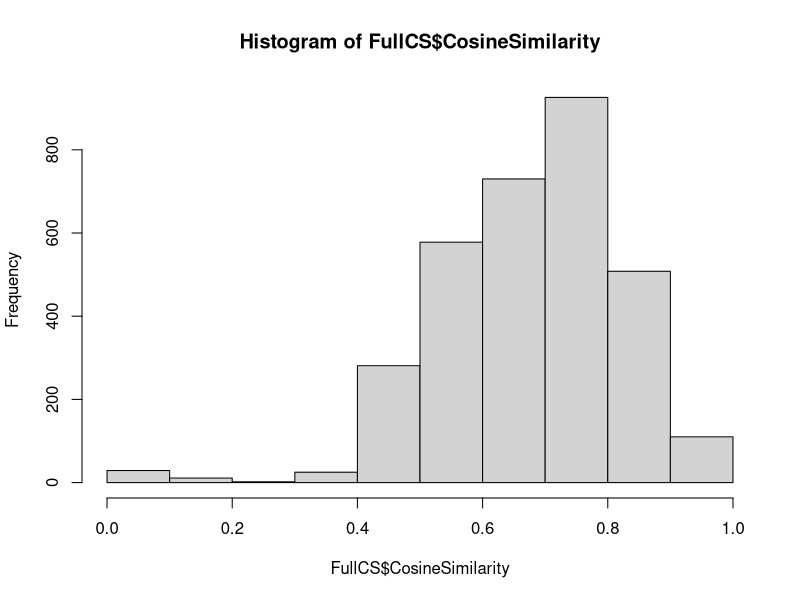
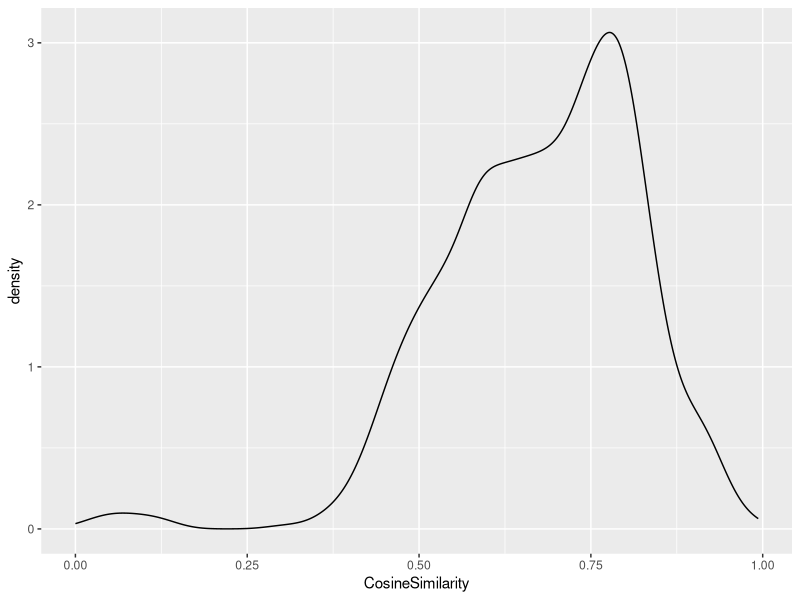

Write the R code that produced these figures, in order.
## ---- chunk 1
knitr::opts_chunk$set(echo = TRUE)
## ---- chunk 2
library(tidyverse)
library(MASS)
library(broom)

Race <- read.csv("Dataframes/BERT_base_uncased_Race.csv")
Gender <- read.csv("Dataframes/BERT_base_uncased_Gender.csv")
Career <- read.csv("Dataframes/BERT_base_uncased_Career.csv")
Race$Race <- factor(Race$Race, levels = c("White", "Chinese", "Latinx", "Black"))

refRace <- "White"
Race$Race <- relevel(factor(Race$Race), ref = refRace)
Race_P <- Race %>%
  filter(Good_or_Bad == "Good")
Race_U <- Race %>%
  filter(Good_or_Bad == "Bad")

#########################
# Min-Max Normalization #
#########################

# Example datasets
cosine_similarities_1 <- Race_P$CosineSimilarity
cosine_similarities_2 <- Race_U$CosineSimilarity
cosine_similarities_3 <- Gender$CosineSimilarity
cosine_similarities_4 <- Career$CosineSimilarity

# Combine the datasets into a matrix
cosine_matrix <- cbind(cosine_similarities_1, cosine_similarities_2, cosine_similarities_3, cosine_similarities_4)

# Find the overall minimum and maximum values
min_value <- min(cosine_matrix)
max_value <- max(cosine_matrix)

# Apply min-max normalization
min_max_normalized <- (cosine_matrix - min_value) / (max_value - min_value)

# Replace the original datasets with normalized values
Race_P$CosineSimilarity <- min_max_normalized[, 1]
Race_U$CosineSimilarity <- min_max_normalized[, 2]
Gender$CosineSimilarity <- min_max_normalized[, 3]
Career$CosineSimilarity <- min_max_normalized[, 4]
#Sample for Presentation
write.csv(Gender, "Dataframes/Gender_Normalized.csv")

# Reference Factors and Splitting other data sets for analysis


refGender <- "M"
Gender$Gender <- relevel(factor(Gender$Gender), ref = refGender)
Career$Gender <- relevel(factor(Career$Gender), ref = refGender)

Gender_P <- Gender %>%
  filter(Good_or_Bad == "Good")
Gender_U <- Gender %>%
  filter(Good_or_Bad == "Bad")

Career_S <- Career %>%
  filter(STEM == "Yes")
Career_N <- Career %>%
  filter(STEM == "No")

########################
# Analysis of Variance #
########################

#Race
RacePANOVA <- aov(CosineSimilarity ~ Race, data = Race_P)
tukey_PR <- TukeyHSD(RacePANOVA)
RacePANOVA
tukey_PR

RaceUANOVA <- aov(CosineSimilarity ~ Race, data = Race_U)
tukey_UR <- TukeyHSD(RaceUANOVA)
RaceUANOVA
tukey_UR

#Gender
GenderPANOVA <- aov(CosineSimilarity ~ Gender, data = Gender_P)
tukey_PG <- TukeyHSD(GenderPANOVA)
GenderPANOVA
tukey_PG

GenderUANOVA <- aov(CosineSimilarity ~ Gender, data = Gender_U)
tukey_UG <- TukeyHSD(GenderUANOVA)
GenderUANOVA
tukey_UG

#Career
CareerSANOVA <- aov(CosineSimilarity ~ Gender, data = Career_S)
tukey_SC <- TukeyHSD(CareerSANOVA)
CareerSANOVA
tukey_SC

CareerNANOVA <- aov(CosineSimilarity ~ Gender, data = Career_N)
tukey_NC <- TukeyHSD(CareerNANOVA)
CareerNANOVA
tukey_NC

##########
# T-Test #
##########

#Race
#Pleasant Words
WhiteP <- Race_P %>%
  filter(Race == "White")
OtherP <- Race_P %>%
  filter(Race != "White")
t_raceP <- t.test(WhiteP$CosineSimilarity, OtherP$CosineSimilarity)
t_raceP

#Individual races compared to White with Pleasant Words
list = list('Black','Latinx','Chinese')
for (i in list){
  t_test_P_result <- t.test(WhiteP$CosineSimilarity, subset(OtherP, Race == i)$CosineSimilarity)
  print(t_test_P_result)
}

#Unpleasant Words
WhiteU <- Race_U %>%
  filter(Race == "White")
OtherU <- Race_U %>%
  filter(Race != "White")
t_raceU <- t.test(WhiteU$CosineSimilarity, OtherU$CosineSimilarity)
t_raceU

#Individual races compared to White with Pleasant Words
list = list('Black','Latinx','Chinese')
for (i in list){
  t_test_U_result <- t.test(WhiteU$CosineSimilarity, subset(OtherU, Race == i)$CosineSimilarity)
  print(t_test_U_result)
}

#Gender
MaleP <- Gender_P %>%
  filter(Gender == "M")
FemaleP <- Gender_P %>%
  filter(Gender == "F")
t_genderP <- t.test(MaleP$CosineSimilarity, FemaleP$CosineSimilarity)
t_genderP

MaleU <- Gender_U %>%
  filter(Gender == "M")
FemaleU <- Gender_U %>%
  filter(Gender == "F")
t_genderU <- t.test(MaleU$CosineSimilarity, FemaleU$CosineSimilarity)
t_genderU

#Career
MaleS <- Career_S %>%
  filter(Gender == "M")
FemaleS <- Career_S %>%
  filter(Gender == "F")
t_careerS <- t.test(MaleS$CosineSimilarity, FemaleS$CosineSimilarity)
t_careerS

MaleN <- Career_N %>%
  filter(Gender == "M")
FemaleN <- Career_N %>%
  filter(Gender == "F")
t_careerN <- t.test(MaleN$CosineSimilarity, FemaleN$CosineSimilarity)
t_careerN

##############
# Regression #
##############

#Race
RacePCoeff <- lm(CosineSimilarity ~ Race, data = Race_P)
summary(RacePCoeff)
tidy_output <- tidy(RacePCoeff)
write.csv(tidy_output, "Dataframes/BERT_base_uncased_lm_RaceP.csv", row.names = FALSE)

RaceUCoeff <- lm(CosineSimilarity ~ Race, data = Race_U)
summary(RaceUCoeff)
tidy_output <- tidy(RaceUCoeff)
write.csv(tidy_output, "Dataframes/BERT_base_uncased_lm_RaceU.csv", row.names = FALSE)

#Gender
GenderPCoeff <- lm(CosineSimilarity ~ Gender, data = Gender_P)
summary(GenderPCoeff)
tidy_output <- tidy(GenderPCoeff)
write.csv(tidy_output, "Dataframes/BERT_base_uncased_lm_GenderP.csv", row.names = FALSE)

GenderUCoeff <- lm(CosineSimilarity ~ Gender, data = Gender_U)
summary(GenderUCoeff)
tidy_output <- tidy(GenderUCoeff)
write.csv(tidy_output, "Dataframes/BERT_base_uncased_lm_GenderU.csv", row.names = FALSE)

#Career
CareerSCoeff <- lm(CosineSimilarity ~ Gender, data = Career_S)
summary(CareerSCoeff)
tidy_output <- tidy(CareerSCoeff)
write.csv(tidy_output, "Dataframes/BERT_base_uncased_lm_CareerS.csv", row.names = FALSE)

CareerNCoeff <- lm(CosineSimilarity ~ Gender, data = Career_N)
summary(CareerNCoeff)
tidy_output <- tidy(CareerNCoeff)
write.csv(tidy_output, "Dataframes/BERT_base_uncased_lm_CareerN.csv", row.names = FALSE)
## ---- chunk 3
#############################
# ANOVA and T-Test Analysis #
#############################

TukeyHSD_result_list <- list(tukey_NC, tukey_SC, tukey_PG, tukey_UG, tukey_PR, tukey_UR)
list = list("NC","SC","PG","UG","PR","UR")
tidy_tukey_df <- data.frame(term = character(0), contrast = character(0), estimate = numeric(0),
                            null.value = numeric(0), conf.low = numeric(0), conf.high = numeric(0),
                            adj.p.value = numeric(0), TestName = character(0), Model = character(0))

for (i in seq_along(TukeyHSD_result_list)) {
  tidy_result <- tidy(TukeyHSD_result_list[[i]])
  tidy_result$TestName <- list[[i]]
  tidy_result$Model <- "BERT_base_uncased"
  
  # Append the tidy_result to tidy_tukey_df
  tidy_tukey_df <- bind_rows(tidy_tukey_df, tidy_result)
}
write.csv(tidy_tukey_df, "Dataframes/tidytukey.csv")
## ---- chunk 4
FullCS <- full_join(Gender, Race)
FullCS <- full_join(FullCS, Career)

hist(FullCS$CosineSimilarity)
ggplot(FullCS, aes(CosineSimilarity)) + geom_density()

